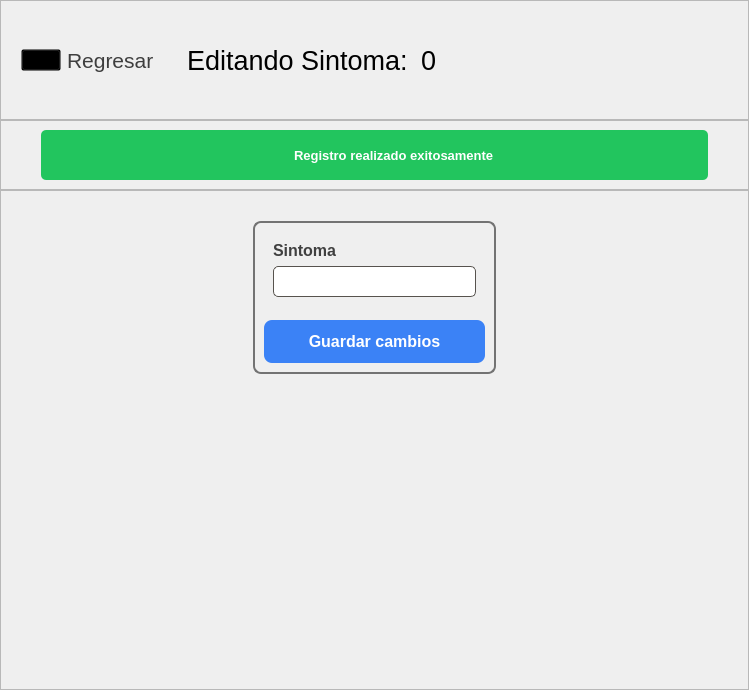
            <widget class="QWidget" name="pagEditarEnfermedad_2">
             <layout class="QVBoxLayout" name="verticalLayout_65">
              <property name="spacing">
               <number>0</number>
              </property>
              <property name="leftMargin">
               <number>0</number>
              </property>
              <property name="topMargin">
               <number>0</number>
              </property>
              <property name="rightMargin">
               <number>0</number>
              </property>
              <property name="bottomMargin">
               <number>0</number>
              </property>
              <item alignment="Qt::AlignTop">
               <widget class="QFrame" name="frame_101">
                <property name="minimumSize">
                 <size>
                  <width>0</width>
                  <height>120</height>
                 </size>
                </property>
                <property name="frameShape">
                 <enum>QFrame::StyledPanel</enum>
                </property>
                <property name="frameShadow">
                 <enum>QFrame::Raised</enum>
                </property>
                <layout class="QHBoxLayout" name="horizontalLayout_54">
                 <property name="leftMargin">
                  <number>20</number>
                 </property>
                 <property name="topMargin">
                  <number>20</number>
                 </property>
                 <property name="rightMargin">
                  <number>20</number>
                 </property>
                 <property name="bottomMargin">
                  <number>20</number>
                 </property>
                 <item>
                  <widget class="QPushButton" name="btnRegresarAgCitas_3">
                   <property name="cursor">
                    <cursorShape>PointingHandCursor</cursorShape>
                   </property>
                   <property name="styleSheet">
                    <string notr="true">QPushButton{
	background-color: transparent;
}</string>
                   </property>
                   <property name="text">
                    <string/>
                   </property>
                   <property name="icon">
                    <iconset>
                     <normaloff>img/back.svg</normaloff>img/back.svg</iconset>
                   </property>
                   <property name="iconSize">
                    <size>
                     <width>30</width>
                     <height>30</height>
                    </size>
                   </property>
                  </widget>
                 </item>
                 <item>
                  <widget class="QLabel" name="lblRegresarAgCitas_3">
                   <property name="sizePolicy">
                    <sizepolicy hsizetype="Preferred" vsizetype="Expanding">
                     <horstretch>0</horstretch>
                     <verstretch>0</verstretch>
                    </sizepolicy>
                   </property>
                   <property name="font">
                    <font>
                     <family>Arial</family>
                     <pointsize>16</pointsize>
                    </font>
                   </property>
                   <property name="cursor">
                    <cursorShape>PointingHandCursor</cursorShape>
                   </property>
                   <property name="styleSheet">
                    <string notr="true">QLabel{
	color: #3E3E3E;
}</string>
                   </property>
                   <property name="text">
                    <string>Regresar</string>
                   </property>
                  </widget>
                 </item>
                 <item>
                  <widget class="QLabel" name="label_8">
                   <property name="font">
                    <font>
                     <family>Arial</family>
                     <pointsize>20</pointsize>
                    </font>
                   </property>
                   <property name="styleSheet">
                    <string notr="true">QLabel{
	margin-left: 20px;
}</string>
                   </property>
                   <property name="text">
                    <string>Editando Sintoma:</string>
                   </property>
                  </widget>
                 </item>
                 <item>
                  <widget class="QLabel" name="lblEditarSintomaActual">
                   <property name="font">
                    <font>
                     <family>Arial</family>
                     <pointsize>20</pointsize>
                    </font>
                   </property>
                   <property name="text">
                    <string>0</string>
                   </property>
                  </widget>
                 </item>
                 <item>
                  <spacer name="horizontalSpacer_56">
                   <property name="orientation">
                    <enum>Qt::Horizontal</enum>
                   </property>
                   <property name="sizeHint" stdset="0">
                    <size>
                     <width>291</width>
                     <height>20</height>
                    </size>
                   </property>
                  </spacer>
                 </item>
                </layout>
               </widget>
              </item>
              <item alignment="Qt::AlignTop">
               <widget class="QFrame" name="frame_102">
                <property name="minimumSize">
                 <size>
                  <width>0</width>
                  <height>70</height>
                 </size>
                </property>
                <property name="frameShape">
                 <enum>QFrame::StyledPanel</enum>
                </property>
                <property name="frameShadow">
                 <enum>QFrame::Raised</enum>
                </property>
                <layout class="QHBoxLayout" name="horizontalLayout_56">
                 <property name="leftMargin">
                  <number>40</number>
                 </property>
                 <property name="rightMargin">
                  <number>40</number>
                 </property>
                 <item>
                  <widget class="QFrame" name="lblEditarSintoma">
                   <property name="styleSheet">
                    <string notr="true">QFrame{
	background-color: #22c55e;
	border-radius: 5px;
}</string>
                   </property>
                   <property name="frameShape">
                    <enum>QFrame::StyledPanel</enum>
                   </property>
                   <property name="frameShadow">
                    <enum>QFrame::Raised</enum>
                   </property>
                   <layout class="QHBoxLayout" name="horizontalLayout_55">
                    <item>
                     <spacer name="horizontalSpacer_59">
                      <property name="orientation">
                       <enum>Qt::Horizontal</enum>
                      </property>
                      <property name="sizeHint" stdset="0">
                       <size>
                        <width>40</width>
                        <height>20</height>
                       </size>
                      </property>
                     </spacer>
                    </item>
                    <item>
                     <widget class="QPushButton" name="lblIconoRegistroCita_5">
                      <property name="minimumSize">
                       <size>
                        <width>30</width>
                        <height>30</height>
                       </size>
                      </property>
                      <property name="styleSheet">
                       <string notr="true">QPushButton{
	background-color: transparent;
	border: none;
}</string>
                      </property>
                      <property name="text">
                       <string/>
                      </property>
                      <property name="icon">
                       <iconset>
                        <normaloff>img/check.svg</normaloff>img/check.svg</iconset>
                      </property>
                      <property name="iconSize">
                       <size>
                        <width>30</width>
                        <height>30</height>
                       </size>
                      </property>
                     </widget>
                    </item>
                    <item>
                     <widget class="QLabel" name="lblMsjRegistroCita_5">
                      <property name="font">
                       <font>
                        <family>Arial</family>
                        <pointsize>10</pointsize>
                        <weight>75</weight>
                        <bold>true</bold>
                       </font>
                      </property>
                      <property name="styleSheet">
                       <string notr="true">QLabel{
	color: #fff;
}</string>
                      </property>
                      <property name="text">
                       <string>Registro realizado exitosamente</string>
                      </property>
                     </widget>
                    </item>
                    <item>
                     <spacer name="horizontalSpacer_60">
                      <property name="orientation">
                       <enum>Qt::Horizontal</enum>
                      </property>
                      <property name="sizeHint" stdset="0">
                       <size>
                        <width>40</width>
                        <height>20</height>
                       </size>
                      </property>
                     </spacer>
                    </item>
                   </layout>
                  </widget>
                 </item>
                </layout>
               </widget>
              </item>
              <item>
               <widget class="QFrame" name="frame_103">
                <property name="sizePolicy">
                 <sizepolicy hsizetype="Preferred" vsizetype="Expanding">
                  <horstretch>0</horstretch>
                  <verstretch>0</verstretch>
                 </sizepolicy>
                </property>
                <property name="frameShape">
                 <enum>QFrame::StyledPanel</enum>
                </property>
                <property name="frameShadow">
                 <enum>QFrame::Raised</enum>
                </property>
                <layout class="QGridLayout" name="gridLayout_22">
                 <property name="topMargin">
                  <number>30</number>
                 </property>
                 <item row="0" column="0">
                  <spacer name="horizontalSpacer_58">
                   <property name="orientation">
                    <enum>Qt::Horizontal</enum>
                   </property>
                   <property name="sizeHint" stdset="0">
                    <size>
                     <width>240</width>
                     <height>20</height>
                    </size>
                   </property>
                  </spacer>
                 </item>
                 <item row="0" column="1">
                  <widget class="QFrame" name="frame_104">
                   <property name="sizePolicy">
                    <sizepolicy hsizetype="Preferred" vsizetype="Preferred">
                     <horstretch>0</horstretch>
                     <verstretch>0</verstretch>
                    </sizepolicy>
                   </property>
                   <property name="minimumSize">
                    <size>
                     <width>0</width>
                     <height>0</height>
                    </size>
                   </property>
                   <property name="sizeIncrement">
                    <size>
                     <width>0</width>
                     <height>0</height>
                    </size>
                   </property>
                   <property name="styleSheet">
                    <string notr="true">QFrame{
	border: 2px solid #737373;
	border-radius: 8px;
}</string>
                   </property>
                   <property name="frameShape">
                    <enum>QFrame::StyledPanel</enum>
                   </property>
                   <property name="frameShadow">
                    <enum>QFrame::Raised</enum>
                   </property>
                   <layout class="QVBoxLayout" name="verticalLayout_66">
                    <property name="spacing">
                     <number>14</number>
                    </property>
                    <item alignment="Qt::AlignTop">
                     <widget class="QFrame" name="frame_105">
                      <property name="styleSheet">
                       <string notr="true">QFrame{
	border: none;
}</string>
                      </property>
                      <property name="frameShape">
                       <enum>QFrame::StyledPanel</enum>
                      </property>
                      <property name="frameShadow">
                       <enum>QFrame::Raised</enum>
                      </property>
                      <layout class="QVBoxLayout" name="verticalLayout_67">
                       <item alignment="Qt::AlignTop">
                        <widget class="QLabel" name="label_45">
                         <property name="font">
                          <font>
                           <family>Arial</family>
                           <pointsize>12</pointsize>
                           <weight>75</weight>
                           <bold>true</bold>
                          </font>
                         </property>
                         <property name="styleSheet">
                          <string notr="true">QLabel{
	color: #404040;
}</string>
                         </property>
                         <property name="text">
                          <string>Sintoma</string>
                         </property>
                        </widget>
                       </item>
                       <item>
                        <widget class="QLineEdit" name="inpEditarSintoma">
                         <property name="minimumSize">
                          <size>
                           <width>0</width>
                           <height>30</height>
                          </size>
                         </property>
                         <property name="font">
                          <font>
                           <family>Arial</family>
                           <pointsize>12</pointsize>
                          </font>
                         </property>
                         <property name="styleSheet">
                          <string notr="true">QLineEdit{
	padding: 4px;
	border-radius: 5px;
	border: 1px solid #57534e;
	color: #404040;
	padding-left: 5px;
	padding-right: 5px;
}</string>
                         </property>
                         <property name="text">
                          <string/>
                         </property>
                        </widget>
                       </item>
                      </layout>
                     </widget>
                    </item>
                    <item>
                     <widget class="QPushButton" name="btnEditarSintomaSubmit">
                      <property name="font">
                       <font>
                        <family>Arial</family>
                        <pointsize>12</pointsize>
                        <weight>75</weight>
                        <bold>true</bold>
                       </font>
                      </property>
                      <property name="cursor">
                       <cursorShape>PointingHandCursor</cursorShape>
                      </property>
                      <property name="styleSheet">
                       <string notr="true">QPushButton{
	background-color: #3b82f6;
	padding: 12px;
	border-radius: 8px;
	color: #fff;
}
QPushButton::hover{
	background-color: #2563eb;
}</string>
                      </property>
                      <property name="text">
                       <string>Guardar cambios</string>
                      </property>
                     </widget>
                    </item>
                   </layout>
                  </widget>
                 </item>
                 <item row="0" column="2">
                  <spacer name="horizontalSpacer_57">
                   <property name="orientation">
                    <enum>Qt::Horizontal</enum>
                   </property>
                   <property name="sizeHint" stdset="0">
                    <size>
                     <width>240</width>
                     <height>20</height>
                    </size>
                   </property>
                  </spacer>
                 </item>
                 <item row="1" column="1">
                  <spacer name="verticalSpacer_13">
                   <property name="orientation">
                    <enum>Qt::Vertical</enum>
                   </property>
                   <property name="sizeHint" stdset="0">
                    <size>
                     <width>20</width>
                     <height>306</height>
                    </size>
                   </property>
                  </spacer>
                 </item>
                </layout>
               </widget>
              </item>
             </layout>
            </widget>
